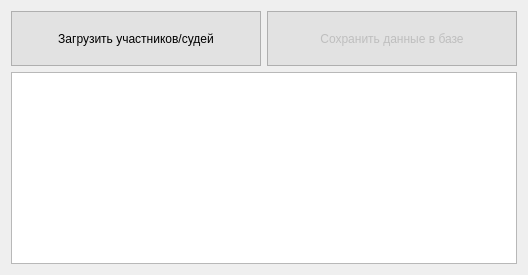
     <widget class="QWidget" name="tab_2">
      <attribute name="title">
       <string>Добавление участников/судей</string>
      </attribute>
      <layout class="QGridLayout" name="gridLayout_6">
       <item row="0" column="0">
        <layout class="QVBoxLayout" name="verticalLayout_8" stretch="0,0">
         <item>
          <layout class="QGridLayout" name="gridLayout_7" columnstretch="0,0">
           <item row="2" column="0">
            <widget class="QPushButton" name="load_members">
             <property name="sizePolicy">
              <sizepolicy hsizetype="Fixed" vsizetype="Fixed">
               <horstretch>0</horstretch>
               <verstretch>0</verstretch>
              </sizepolicy>
             </property>
             <property name="minimumSize">
              <size>
               <width>250</width>
               <height>55</height>
              </size>
             </property>
             <property name="font">
              <font/>
             </property>
             <property name="styleSheet">
              <string notr="true">QPushButton{
background-color: #e2e2e2;
border:1px solid #afafaf;
}
QPushButton:hover{
background-color: #E0F2FF;
border-color: #80C8FF;
}
QPushButton:pressed{
background-color: #C2E4FF;
border-color: #80C8FF;
}</string>
             </property>
             <property name="text">
              <string>Загрузить участников/судей</string>
             </property>
            </widget>
           </item>
           <item row="2" column="1">
            <widget class="QPushButton" name="save_data">
             <property name="enabled">
              <bool>false</bool>
             </property>
             <property name="sizePolicy">
              <sizepolicy hsizetype="Fixed" vsizetype="Fixed">
               <horstretch>0</horstretch>
               <verstretch>0</verstretch>
              </sizepolicy>
             </property>
             <property name="minimumSize">
              <size>
               <width>250</width>
               <height>55</height>
              </size>
             </property>
             <property name="font">
              <font/>
             </property>
             <property name="styleSheet">
              <string notr="true">QPushButton{
background-color: #e2e2e2;
border:1px solid #afafaf;
}
QPushButton:hover{
background-color: #E0F2FF;
border-color: #80C8FF;
}
QPushButton:pressed{
background-color: #C2E4FF;
border-color: #80C8FF;
}</string>
             </property>
             <property name="text">
              <string>Сохранить данные в базе</string>
             </property>
            </widget>
           </item>
          </layout>
         </item>
         <item>
          <widget class="QTableView" name="loading_members">
           <property name="font">
            <font>
             <family>Calibri</family>
             <pointsize>12</pointsize>
            </font>
           </property>
           <attribute name="verticalHeaderHighlightSections">
            <bool>false</bool>
           </attribute>
           <attribute name="verticalHeaderStretchLastSection">
            <bool>false</bool>
           </attribute>
          </widget>
         </item>
        </layout>
       </item>
      </layout>
     </widget>
